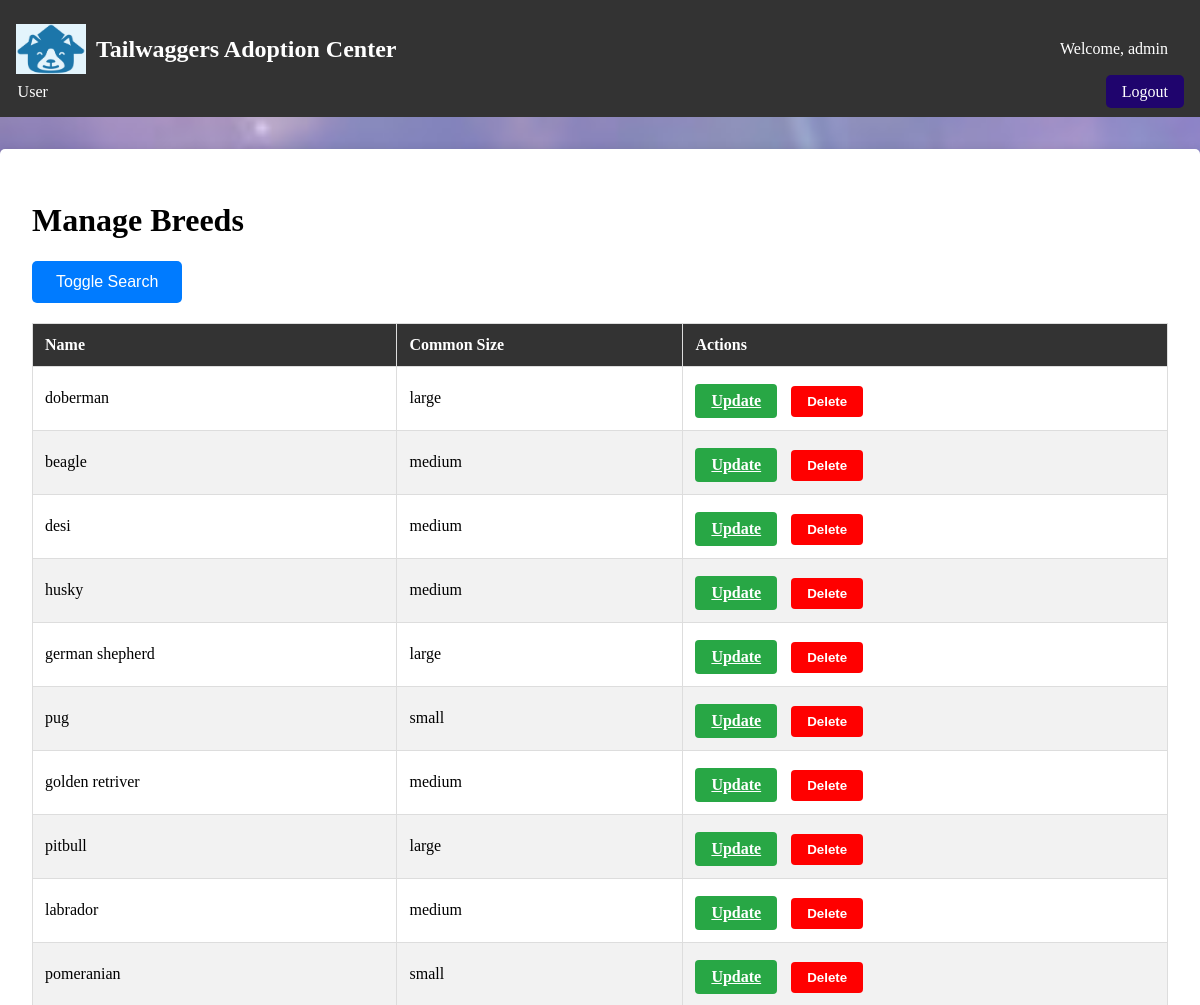
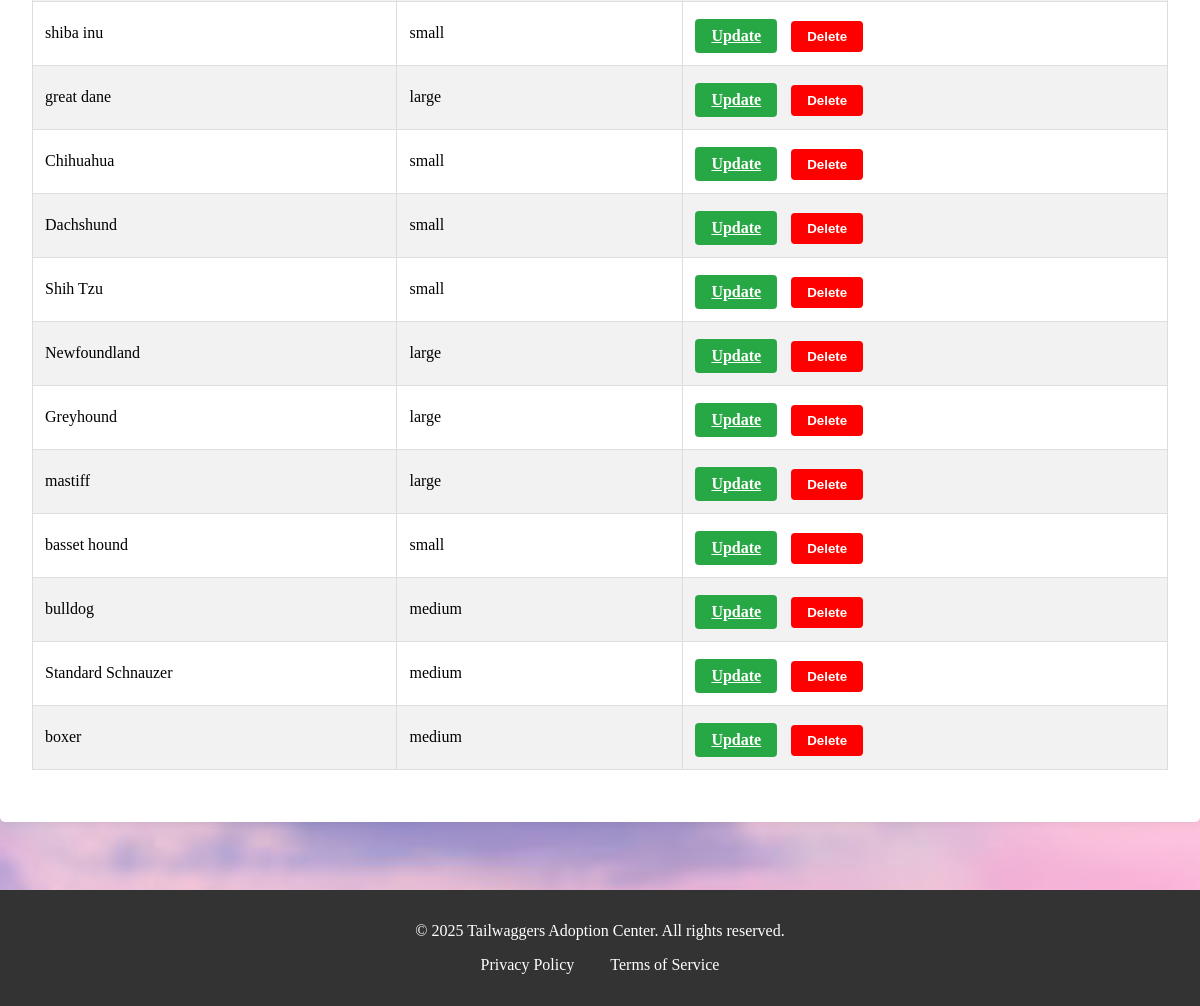
Screenshot of /manage_breeds/ (signed in) with the database file from the repository (2 pictures, top to bottom).
### webpage/models.py (models this page shows, shortened)
class breed(models.Model):
    ACTIVITY_LEVEL_CHOICES = [ ('low', 'Low'), ('medium', 'Medium'), ('high', 'High'), ]
    SIZE_CHOICES = [ ('small', 'Small'), ('medium', 'Medium'), ('large', 'Large'), ]
    name = models.CharField(max_length=50)
    good_with_kids = models.BooleanField(default=False)
    low_shedding =models.BooleanField(default=False)
    first_time_owner = models.BooleanField(default=False)
    Guard_dog = models.BooleanField(default=False)
    athletic = models.BooleanField(default=False)
    first_time_owner = models.BooleanField(default=False)
    image=models.ImageField(upload_to=("upload/image/"), blank=True)
    activity_level = models.CharField(max_length=10, choices=ACTIVITY_LEVEL_CHOICES, default='medium')
    size = models.CharField(max_length=10, choices=SIZE_CHOICES, default='medium')

### webpage/views.py (the view)
# urls.py: path('manage_breeds/', views.manage_breeds, name='manage_breeds'),
@cache_control(no_cache=True, must_revalidate=True, no_store=True)
@user_passes_test(lambda u: u.is_staff)
def manage_breeds(request):
    search_query = request.GET.get('search', '')
    if search_query:
        breeds = breed.objects.filter(name__icontains=search_query)
    else:
        breeds = breed.objects.all()
    return render(request, "staff/manage_breeds.html", {
        "breeds": breeds,
        "search_query": search_query
    })

### webpage/templates/staff/manage_breeds.html (shortened to what this page needs)
{% extends 'base.html' %}
{% block content %}
<div class="manage-pets-container">
    <h1>Manage Breeds</h1>
    <button id="toggleSearchBtn" class="toggle-btn">Toggle Search</button>
    <table>
        <thead>
            <tr>
                <th>Name</th>
                <th>Common Size</th>
                <th>Actions</th>
            </tr>
        </thead>
        <tbody>
            {% for breed in breeds %}
            <tr>
                <td>{{ breed.name }}</td>
                <td>{{ breed.size }}</td>
                <td>
                    <a href="{% url 'update_breed' breed.pk %}" class="update-btn">Update</a>
                    <form method="POST" action="{% url 'delete_breed' breed.pk %}" style="display:inline;">
                        <button type="submit" class="delete-btn">Delete</button>
                    </form>
                </td>
            </tr>
            {% endfor %}
        </tbody>
    </table>
</div>
<br><br>
{% endblock %}

### webpage/templates/nav/staff_nav.html (shortened to what this page needs)
{% load static %}
<nav>
    <div class="nav-container">
        <div class="logo">
            <img src="{% static 'onlyLOGO.jpg' %}" alt="logo" width="70" height="50">
            <h1>Tailwaggers Adoption Center</h1>
        </div>
        {% if user.is_authenticated %}
        <div class="welcome-message">
            <span class="welcome-message">Welcome, {{ user.username }}</span>
        </div>
        {% endif %}
    </div>
    <div class="nav-links-container">
        <ul class="nav-links">
            <li class="dropdown">
                <a href="#" class="dropbtn">User</a>
            </li>
        </ul>
        <div class="nav-login-logout">
            {% if user.is_authenticated %}
            <div class="nav-logout">
                <a href="{% url 'logout' %}" class="btn">Logout</a>
            </div>
            {% else %}
            <div class="nav-login">
                <a href="{% url 'login' %}" class="btn">Login</a>
            </div>
            {% endif %}
        </div>
    </div>
</nav>

### static/style.css (style rules this page uses)
body { font-family: 'Times New Roman', sans-serif; margin: 0; padding: 0; background-color: #f4f4f4; background-image: url(./petpage_BG_new.jpg); background-size: cover; background-repeat: no-repeat; background-attachment: fixed; }
nav { background: #333;color: #fff;display: flex;flex-direction: column;align-items: flex-start;padding: 1rem; }
.nav-container { display: flex;width: 100%;justify-content: space-between; align-items: center; }
.nav-links-container { display: flex;width: 100%;justify-content: space-between; align-items: center; }
nav .logo { display: flex;align-items: center; }
nav .logo h1 { margin-left: 10px;font-family: 'Times New Roman', Times, serif ; }
.welcome-message { display: inline-block;margin-right: auto; }
.welcome-message { margin-right: 0.5rem; }
.nav-links { list-style: none;margin: 0;padding: 0;display: flex;flex-direction: row; align-items: center; }
nav .nav-links li { margin-right: 2rem; }
nav .nav-links a { color: #ffffff;text-decoration: none; }
.nav-login-logout { display: flex;align-items: center; }
.nav-login-logout > div { margin-left: 1rem; }
.nav-logout .btn { background: #1f046d;color: #fff;padding: 0.5rem 1rem;text-decoration: none; border-radius: 5px; }
.dropdown { position: relative; }
.dropdown .dropbtn { background: none; border: none; cursor: pointer; color: #fff;font-size: 1rem; padding: 0.1rem 0.1rem; }
.manage-pets-container { max-width: 1200px;margin: 2rem auto;padding: 2rem;background-color: #fff;border-radius: 5px;box-shadow: 0 0 10px rgba(0, 0, 0, 0.1); }
.toggle-btn { padding: 0.75rem 1.5rem;border: none;border-radius: 5px;font-size: 1rem;background-color: #007BFF;color: #fff;cursor: pointer;transition: background-color 0.3s ease; }
table { width: 100%; border-collapse: collapse; margin: 20px 0; }
table th, table td { padding: 12px; border: 1px solid #ddd; text-align: left; }
table th { background-color: #333; color: white; }
table tr:nth-child(even) { background-color: #f2f2f2; }
table tr:nth-child(odd) { background-color: #ffffff; }
.delete-btn { background-color: #ff0000;color: white; padding: 8px 16px; border: none; border-radius: 4px; cursor: pointer; font-weight: bold; margin-right: 10px; margin-top: 5px; display: inline-block; }
.update-btn { background-color: #28a745; color: white; padding: 8px 16px; border: none; border-radius: 4px; cursor: pointer; font-weight: bold; margin-right: 10px;margin-top: 5px;display: inline-block; }

### rows the page displays
breed: name "doberman", size "large"
breed: name "beagle", size "medium"
breed: name "desi", size "medium"
breed: name "husky", size "medium"
breed: name "german shepherd", size "large"
breed: name "pug", size "small"
breed: name "golden retriver", size "medium"
breed: name "pitbull", size "large"
breed: name "labrador", size "medium"
breed: name "pomeranian", size "small"
breed: name "shiba inu", size "small"
breed: name "great dane", size "large"
breed: name "Chihuahua", size "small"
breed: name "Dachshund", size "small"
breed: name "Shih Tzu", size "small"
breed: name "Newfoundland", size "large"
breed: name "Greyhound", size "large"
breed: name "mastiff", size "large"
breed: name "basset hound", size "small"
breed: name "bulldog", size "medium"
breed: name "Standard Schnauzer", size "medium"
breed: name "boxer", size "medium"

### other values shown
{{ user.username }} "admin"
